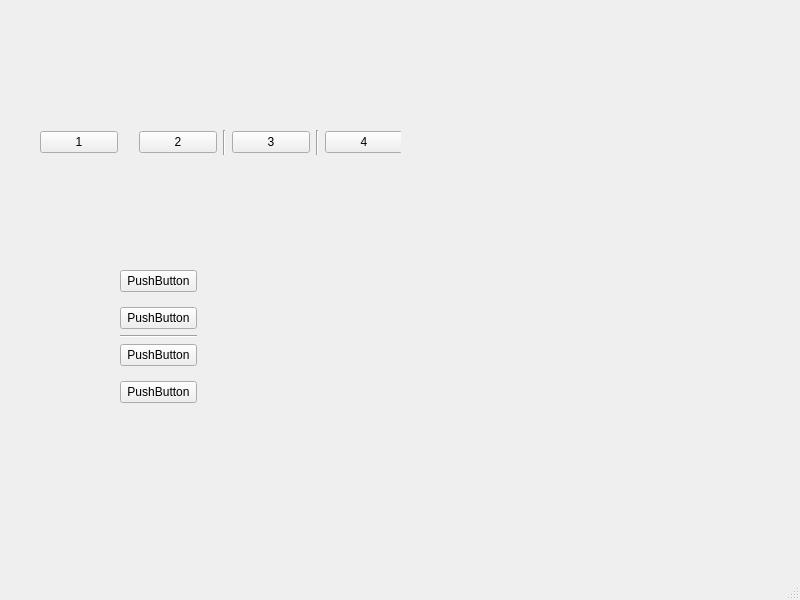
<?xml version="1.0" encoding="UTF-8"?>
<ui version="4.0">
 <class>MainWindow</class>
 <widget class="QMainWindow" name="MainWindow">
  <property name="geometry">
   <rect>
    <x>0</x>
    <y>0</y>
    <width>800</width>
    <height>600</height>
   </rect>
  </property>
  <property name="windowTitle">
   <string>MainWindow</string>
  </property>
  <widget class="QWidget" name="centralwidget">
   <widget class="QWidget" name="">
    <property name="geometry">
     <rect>
      <x>40</x>
      <y>130</y>
      <width>361</width>
      <height>25</height>
     </rect>
    </property>
    <layout class="QHBoxLayout" name="horizontalLayout">
     <item>
      <widget class="QPushButton" name="pushButton_4">
       <property name="text">
        <string>1</string>
       </property>
      </widget>
     </item>
     <item>
      <spacer name="horizontalSpacer">
       <property name="orientation">
        <enum>Qt::Horizontal</enum>
       </property>
       <property name="sizeType">
        <enum>QSizePolicy::Fixed</enum>
       </property>
       <property name="sizeHint" stdset="0">
        <size>
         <width>15</width>
         <height>20</height>
        </size>
       </property>
      </spacer>
     </item>
     <item>
      <widget class="QPushButton" name="pushButton">
       <property name="text">
        <string>2</string>
       </property>
      </widget>
     </item>
     <item>
      <widget class="Line" name="line">
       <property name="orientation">
        <enum>Qt::Vertical</enum>
       </property>
      </widget>
     </item>
     <item>
      <widget class="QPushButton" name="pushButton_2">
       <property name="text">
        <string>3</string>
       </property>
      </widget>
     </item>
     <item>
      <widget class="Line" name="line_2">
       <property name="orientation">
        <enum>Qt::Vertical</enum>
       </property>
      </widget>
     </item>
     <item>
      <widget class="QPushButton" name="pushButton_3">
       <property name="text">
        <string>4</string>
       </property>
      </widget>
     </item>
    </layout>
   </widget>
   <widget class="QWidget" name="">
    <property name="geometry">
     <rect>
      <x>120</x>
      <y>270</y>
      <width>77</width>
      <height>133</height>
     </rect>
    </property>
    <layout class="QVBoxLayout" name="verticalLayout">
     <item>
      <widget class="QPushButton" name="pushButton_5">
       <property name="text">
        <string>PushButton</string>
       </property>
      </widget>
     </item>
     <item>
      <spacer name="verticalSpacer">
       <property name="orientation">
        <enum>Qt::Vertical</enum>
       </property>
       <property name="sizeHint" stdset="0">
        <size>
         <width>20</width>
         <height>40</height>
        </size>
       </property>
      </spacer>
     </item>
     <item>
      <widget class="QPushButton" name="pushButton_6">
       <property name="text">
        <string>PushButton</string>
       </property>
      </widget>
     </item>
     <item>
      <widget class="Line" name="line_3">
       <property name="orientation">
        <enum>Qt::Horizontal</enum>
       </property>
      </widget>
     </item>
     <item>
      <widget class="QPushButton" name="pushButton_7">
       <property name="text">
        <string>PushButton</string>
       </property>
      </widget>
     </item>
     <item>
      <spacer name="verticalSpacer_2">
       <property name="orientation">
        <enum>Qt::Vertical</enum>
       </property>
       <property name="sizeHint" stdset="0">
        <size>
         <width>20</width>
         <height>40</height>
        </size>
       </property>
      </spacer>
     </item>
     <item>
      <widget class="QPushButton" name="pushButton_8">
       <property name="text">
        <string>PushButton</string>
       </property>
      </widget>
     </item>
    </layout>
   </widget>
  </widget>
  <widget class="QMenuBar" name="menubar">
   <property name="geometry">
    <rect>
     <x>0</x>
     <y>0</y>
     <width>800</width>
     <height>23</height>
    </rect>
   </property>
  </widget>
  <widget class="QStatusBar" name="statusbar"/>
 </widget>
 <resources/>
 <connections/>
</ui>
